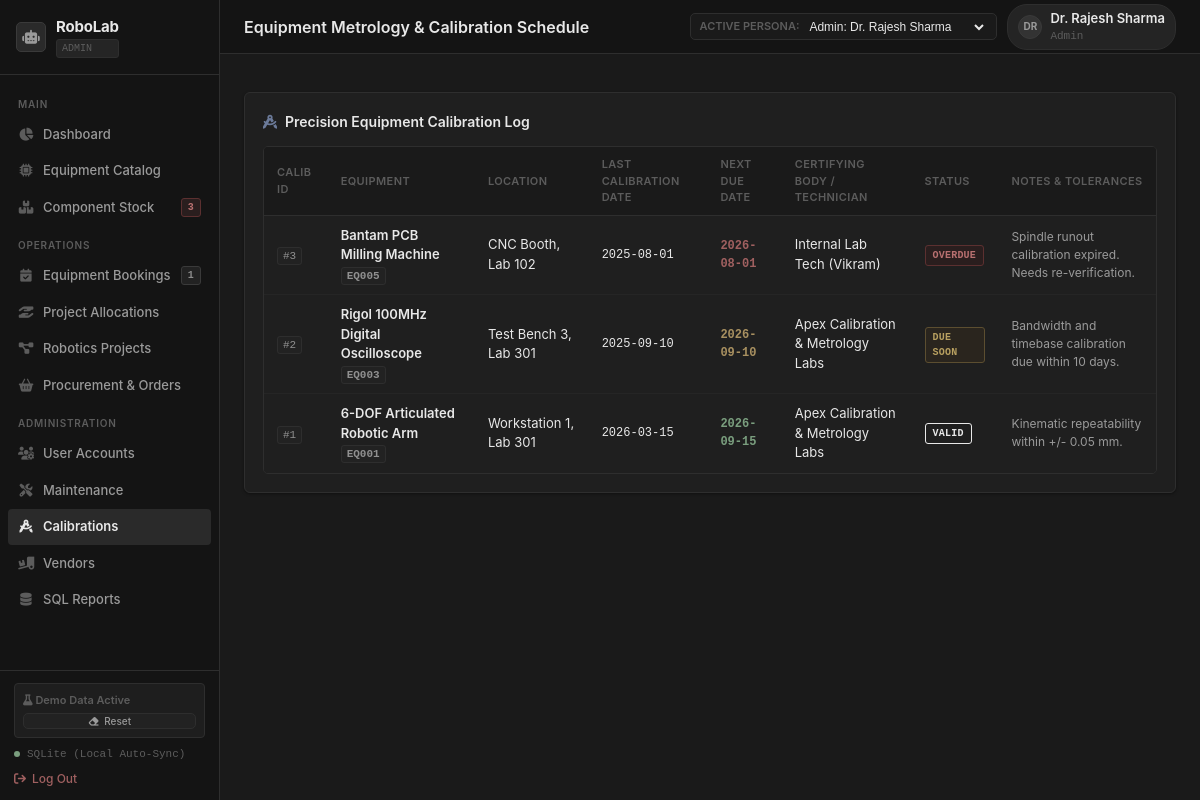
The app's page /calibrations with its own data.
### tables this page shows
CREATE TABLE ROLES (
    role_id INTEGER PRIMARY KEY AUTOINCREMENT,
    role_name TEXT NOT NULL UNIQUE,
    description TEXT,
    created_at DATETIME DEFAULT CURRENT_TIMESTAMP
);

CREATE TABLE USERS (
    user_id INTEGER PRIMARY KEY AUTOINCREMENT,
    role_id INTEGER NOT NULL,
    full_name TEXT NOT NULL,
    email TEXT NOT NULL UNIQUE,
    password_hash TEXT DEFAULT 'pbkdf2:sha256:default_hash',
    roll_number TEXT UNIQUE,
    phone TEXT,
    department TEXT DEFAULT 'Robotics & Automation',
    created_at DATETIME DEFAULT CURRENT_TIMESTAMP,
    FOREIGN KEY (role_id) REFERENCES ROLES(role_id)
);

CREATE TABLE CALIBRATIONS (
    calibration_id INTEGER PRIMARY KEY AUTOINCREMENT,
    equipment_id TEXT NOT NULL,
    last_calibration_date TEXT NOT NULL,
    next_due_date TEXT NOT NULL,
    certified_by TEXT,
    status TEXT CHECK(status IN ('Valid', 'Due Soon', 'Overdue')) DEFAULT 'Valid',
    remarks TEXT,
    FOREIGN KEY (equipment_id) REFERENCES EQUIPMENT(equipment_id)
);

CREATE TABLE EQUIPMENT (
    equipment_id TEXT PRIMARY KEY,
    equipment_name TEXT NOT NULL,
    category_id INTEGER NOT NULL,
    laboratory_id INTEGER NOT NULL,
    serial_number TEXT UNIQUE,
    purchase_date TEXT NOT NULL,
    warranty_end TEXT,
    status TEXT CHECK(status IN ('Available', 'In Use', 'Maintenance', 'Decommissioned')) DEFAULT 'Available',
    location TEXT NOT NULL,
    description TEXT,
    created_at DATETIME DEFAULT CURRENT_TIMESTAMP,
    FOREIGN KEY (category_id) REFERENCES EQUIPMENT_CATEGORIES(category_id),
    FOREIGN KEY (laboratory_id) REFERENCES LABORATORIES(lab_id)
);

### app.py (the view)
@app.route('/calibrations')
@login_required
def calibrations_list():
    calibrations = query_db("""
        SELECT cal.*, e.equipment_name, e.location
        FROM CALIBRATIONS cal
        JOIN EQUIPMENT e ON cal.equipment_id = e.equipment_id
        ORDER BY cal.next_due_date ASC
    """)
    equipment = query_db("SELECT equipment_id, equipment_name FROM EQUIPMENT ORDER BY equipment_name ASC")
    return render_template('calibrations.html', calibrations=calibrations, equipment=equipment)

### templates/calibrations.html (shortened to what this page needs)
{% extends "layout.html" %}
{% block page_title %}Equipment Metrology &amp; Calibration Schedule{% endblock %}
{% block content %}
<div class="card-section">
    <div class="section-header">
        <div class="section-title">
            <i class="fa-solid fa-compass-drafting" style="color: var(--accent-cyan);"></i>
            <span>Precision Equipment Calibration Log</span>
        </div>
    </div>
    <div class="table-container">
        <table class="table-modern">
            <thead>
                <tr>
                    <th>Calib ID</th>
                    <th>Equipment</th>
                    <th>Location</th>
                    <th>Last Calibration Date</th>
                    <th>Next Due Date</th>
                    <th>Certifying Body / Technician</th>
                    <th>Status</th>
                    <th>Notes &amp; Tolerances</th>
                </tr>
            </thead>
            <tbody>
                {% for c in calibrations %}
                <tr>
                    <td><span class="code-pill">#{{ c.calibration_id }}</span></td>
                    <td style="font-weight: 600;">
                        <a href="{{ url_for('equipment_detail', equipment_id=c.equipment_id) }}" style="color: var(--text-primary); text-decoration: none;">
                            {{ c.equipment_name }}
                        </a>
                        <span class="code-pill" style="font-size: 11px;">{{ c.equipment_id }}</span>
                    </td>
                    <td>{{ c.location }}</td>
                    <td style="font-family: var(--font-mono); font-size: 12px;">{{ c.last_calibration_date }}</td>
                    <td style="font-family: var(--font-mono); font-size: 12px; font-weight: 600; color: {% if c.status == 'Overdue' %}var(--accent-rose){% elif c.status == 'Due Soon' %}var(--accent-amber){% else %}var(--accent-emerald){% endif %};">
                        {{ c.next_due_date }}
                    </td>
                    <td>{{ c.certified_by }}</td>
                    <td>
                        <span class="badge badge-{{ c.status.lower().replace(' ', '-') }}">{{ c.status }}</span>
                    </td>
                    <td style="font-size: 12px; color: var(--text-secondary);">{{ c.remarks }}</td>
                </tr>
                {% else %}
                <tr>
                    <td colspan="8" style="text-align: center; color: var(--text-muted); padding: 30px;">
                        No calibration records found.
                    </td>
                </tr>
                {% endfor %}
            </tbody>
        </table>
    </div>
</div>
{% endblock %}

### templates/layout.html (shortened to what this page needs)
<!DOCTYPE html>
<html lang="en">
<head>
    <link rel="stylesheet" href="{{ url_for('static', filename='css/fontawesome.min.css') }}">
    <link rel="stylesheet" href="{{ url_for('static', filename='css/style.css') }}">
</head>
<body>
    <div class="app-container">
        <aside class="sidebar">
            <div class="brand-section">
                <div class="brand-icon">
                    <i class="fa-solid fa-robot"></i>
                </div>
                <div>
                    <div class="brand-title">RoboLab</div>
                    <div class="brand-badge">{{ current_user.role_name if current_user else 'PORTAL' }}</div>
                </div>
            </div>
            <ul class="nav-menu">
                <li class="nav-section-title">Main</li>
                <li class="nav-item">
                    <a href="{{ url_for('dashboard') }}" class="nav-link {% if request.endpoint == 'dashboard' %}active{% endif %}">
                        <i class="fa-solid fa-chart-pie"></i>
                        <span>{% if current_user and current_user.role_name == 'Student' %}My Student Portal{% else %}Dashboard{% endif %}</span>
                    </a>
                </li>
                <li class="nav-item">
                    <a href="{{ url_for('equipment_list') }}" class="nav-link {% if request.endpoint in ['equipment_list', 'equipment_detail'] %}active{% endif %}">
                        <i class="fa-solid fa-microchip"></i>
                        <span>Equipment Catalog</span>
                    </a>
                </li>
                <li class="nav-item">
                    <a href="{{ url_for('components_list') }}" class="nav-link {% if request.endpoint == 'components_list' %}active{% endif %}">
                        <i class="fa-solid fa-boxes-stacked"></i>
                        <span>Component Stock</span>
                        {% if low_stock_alerts_count > 0 and (not current_user or current_user.role_name in ['Admin', 'Lab Technician']) %}
                            <span class="badge badge-overdue" style="margin-left: auto; padding: 1px 6px; font-size: 10px;">{{ low_stock_alerts_count }}</span>
                        {% endif %}
                    </a>
                </li>
                <li class="nav-section-title">Operations</li>
                <li class="nav-item">
                    <a href="{{ url_for('bookings_list') }}" class="nav-link {% if request.endpoint == 'bookings_list' %}active{% endif %}">
                        <i class="fa-solid fa-calendar-check"></i>
                        <span>{% if current_user and current_user.role_name == 'Student' %}My Slot Bookings{% else %}Equipment Bookings{% endif %}</span>
                        {% if pending_bookings_count > 0 and (not current_user or current_user.role_name in ['Admin', 'Faculty']) %}
                            <span class="badge badge-pending" style="margin-left: auto; padding: 1px 6px; font-size: 10px;">{{ pending_bookings_count }}</span>
                        {% endif %}
                    </a>
                </li>
                <li class="nav-item">
                    <a href="{{ url_for('allocations_list') }}" class="nav-link {% if request.endpoint == 'allocations_list' %}active{% endif %}">
                        <i class="fa-solid fa-hand-holding-hand"></i>
                        <span>{% if current_user and current_user.role_name == 'Student' %}My Issued Components{% else %}Project Allocations{% endif %}</span>
                    </a>
                </li>
                <li class="nav-item">
                    <a href="{{ url_for('projects_list') }}" class="nav-link {% if request.endpoint == 'projects_list' %}active{% endif %}">
                        <i class="fa-solid fa-diagram-project"></i>
                        <span>Robotics Projects</span>
                    </a>
                </li>
                <li class="nav-item">
                    <a href="{{ url_for('procurement_list') }}" class="nav-link {% if request.endpoint == 'procurement_list' %}active{% endif %}">
                        <i class="fa-solid fa-basket-shopping"></i>
                        <span>Procurement &amp; Orders</span>
                    </a>
                </li>
                <li class="nav-section-title">Administration</li>
                <li class="nav-item">
                    <a href="{{ url_for('users_list') }}" class="nav-link {% if request.endpoint == 'users_list' %}active{% endif %}">
                        <i class="fa-solid fa-users-gear"></i>
                        <span>User Accounts</span>
                    </a>
                </li>
                {% if not current_user or current_user.role_name in ['Admin', 'Lab Technician'] %}
                <li class="nav-item">
                    <a href="{{ url_for('maintenance_list') }}" class="nav-link {% if request.endpoint == 'maintenance_list' %}active{% endif %}">
                        <i class="fa-solid fa-screwdriver-wrench"></i>
                        <span>Maintenance</span>
                    </a>
                </li>
                <li class="nav-item">
                    <a href="{{ url_for('calibrations_list') }}" class="nav-link {% if request.endpoint == 'calibrations_list' %}active{% endif %}">
                        <i class="fa-solid fa-compass-drafting"></i>
                        <span>Calibrations</span>
                    </a>
                </li>
                <li class="nav-item">
                    <a href="{{ url_for('vendors_list') }}" class="nav-link {% if request.endpoint == 'vendors_list' %}active{% endif %}">
                        <i class="fa-solid fa-truck-ramp-box"></i>
                        <span>Vendors</span>
                    </a>
                </li>
                {% endif %}
                {% if not current_user or current_user.role_name in ['Admin', 'Faculty'] %}
                <li class="nav-item">
                    <a href="{{ url_for('reports_view') }}" class="nav-link {% if request.endpoint == 'reports_view' %}active{% endif %}">
                        <i class="fa-solid fa-database"></i>
                        <span>SQL Reports</span>
                    </a>
                </li>
                {% endif %}
            </ul>
            <div class="sidebar-footer">
                <div style="background: #1e1e1e; padding: 8px; border-radius: var(--radius-sm); border: 1px solid var(--border-subtle); margin-bottom: 8px; font-size: 11px;">
                    <div style="margin-bottom: 4px;">
                        <span style="font-weight: 600; color: var(--text-muted);">
                            <i class="fa-solid {% if is_demo_mode %}fa-flask{% else %}fa-broom{% endif %}"></i>
                            {{ 'Demo Data Active' if is_demo_mode else 'Clean Slate Mode' }}
                        </span>
                    </div>
                    <div style="display: flex; gap: 4px;">
                        {% if is_demo_mode %}
                        <a href="{{ url_for('db_reset_clean') }}" class="btn btn-secondary btn-sm" style="padding: 2px 6px; font-size: 10px; width: 100%; justify-content: center;" onclick="return confirm('Clear sample data and switch to clean empty mode?')">
                            <i class="fa-solid fa-eraser"></i> Reset
                        </a>
                        {% else %}
                        <a href="{{ url_for('db_load_demo') }}" class="btn btn-secondary btn-sm" style="padding: 2px 6px; font-size: 10px; width: 100%; justify-content: center;">
                            <i class="fa-solid fa-wand-magic-sparkles"></i> Load Demo
                        </a>
                        {% endif %}
                    </div>
                </div>
                <div class="engine-tag" style="margin-bottom: 8px;">
                    <div class="status-dot"></div>
                    <span>{{ database_engine }}</span>
                </div>
                <a href="{{ url_for('logout') }}" style="display: flex; align-items: center; gap: 6px; color: var(--accent-rose); text-decoration: none; font-size: 12px; font-weight: 500;">
                    <i class="fa-solid fa-arrow-right-from-bracket"></i>
                    <span>Log Out</span>
                </a>
            </div>
        </aside>
        <div class="main-wrapper">
            <header class="topbar">
                <div class="page-title-group">
                    <h1>{% block page_title %}Robotics Laboratory Management System{% endblock %}</h1>
                </div>
                <div class="topbar-actions">
                    {% if demo_users %}
                    <div class="persona-switcher">
                        <span>Active Persona:</span>
                        <select onchange="window.location.href='/switch-role/' + this.value">
                            {% for u in demo_users %}
                            <option value="{{ u.user_id }}" {% if current_user and current_user.user_id == u.user_id %}selected{% endif %}>
                                {{ u.role_name }}: {{ u.full_name }}
                            </option>
                            {% endfor %}
                        </select>
                    </div>
                    {% endif %}
                    <a href="{{ url_for('profile') }}" style="text-decoration: none; color: inherit;">
                        <div class="user-profile" title="View / Edit Profile">
                            <div class="user-avatar">
                                {{ current_user.full_name[:2].upper() if current_user else 'US' }}
                            </div>
                            <div>
                                <div style="font-weight: 600; font-size: 13px;">{{ current_user.full_name if current_user else 'Guest' }}</div>
                                <div style="font-size: 11px; color: var(--text-muted); font-family: var(--font-mono);">
                                    {{ current_user.role_name if current_user else 'Visitor' }}
                                </div>
                            </div>
                        </div>
                    </a>
                </div>
            </header>
            <main class="content-body">
                {% block content %}{% endblock %}
            </main>
        </div>
    </div>
</body>
</html>

### records on screen
ROLES: role_name "ADMIN", role_name "Admin"
USERS: full_name "DR", full_name "Dr. Rajesh Sharma"
CALIBRATIONS: calibration_id "3", equipment_name "Bantam PCB Milling Machine", equipment_id "EQ005", location "CNC Booth, Lab 102", last_calibration_date "2025-08-01", next_due_date "2026-08-01", certified_by "Internal Lab Tech (Vikram)", status "OVERDUE", remarks "Spindle runout calibration expired. Needs re-verification."
CALIBRATIONS: calibration_id "2", equipment_name "Rigol 100MHz Digital Oscilloscope", equipment_id "EQ003", location "Test Bench 3, Lab 301", last_calibration_date "2025-09-10", next_due_date "2026-09-10", certified_by "Apex Calibration & Metrology Labs", status "DUE SOON", remarks "Bandwidth and timebase calibration due within 10 days."
CALIBRATIONS: calibration_id "1", equipment_name "6-DOF Articulated Robotic Arm", equipment_id "EQ001", location "Workstation 1, Lab 301", last_calibration_date "2026-03-15", next_due_date "2026-09-15", certified_by "Apex Calibration & Metrology Labs", status "VALID", remarks "Kinematic repeatability within +/- 0.05 mm."

### other values on screen
{{ low_stock_alerts_count }} "3"
{{ pending_bookings_count }} "1"
{{ 'Demo Data Active' if is_demo_mode else 'Clean Slate Mode' }} "Demo Data Active"
{{ database_engine }} "SQLite (Local Auto-Sync)"
form field value "Admin: Dr. Rajesh Sharma"
